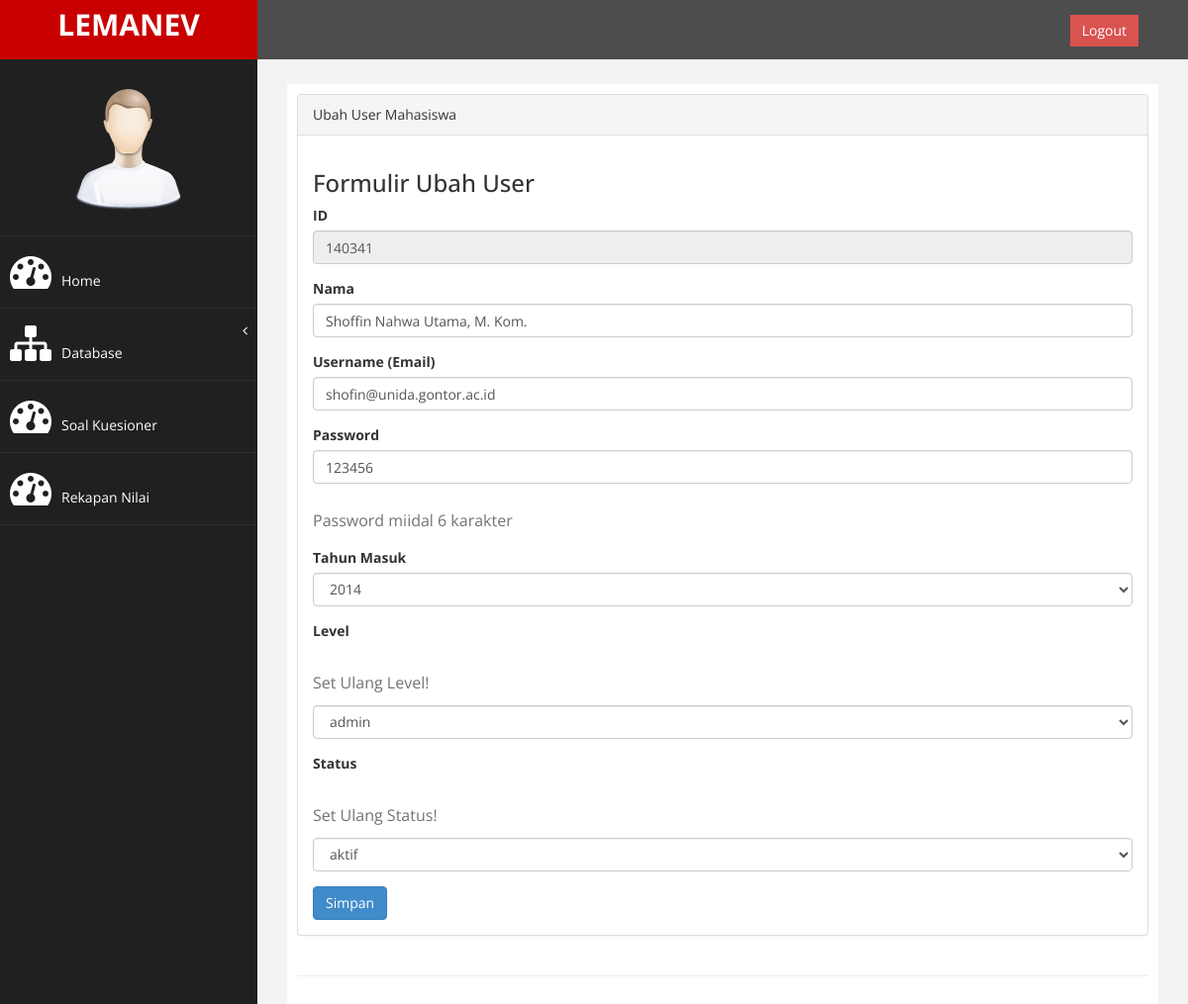
Page /index.php?page=user&aksi=ubah&id=140341 (signed in) on the committed database.
### tables this page shows
CREATE TABLE `tb_user` (
  `id` varchar(13) NOT NULL,
  `username` varchar(255) NOT NULL,
  `name` varchar(255) NOT NULL,
  `password` varchar(255) NOT NULL,
  `tahun_masuk` varchar(4) NOT NULL,
  `level` enum('admin','dosen','mahasiswa') NOT NULL,
  `status` enum('aktif','nonaktif') NOT NULL
);

### page/user/ubah.php (the view, shortened to what this page needs)
<?php
if ($_SESSION['admin']) {
    $id = $_GET['id'];
    $sql = $conn->query("select * from tb_user where id='$id'");
    $tampil = $sql->fetch_assoc();
    $tahun = $tampil['tahun_masuk'];
?>
<div class="panel panel-default">
    <div class="panel-heading">
        Ubah User Mahasiswa
    </div>
    <div class="panel-body">
        <div class="row">
            <div class="col-md-12">
                <h3>Formulir Ubah User</h3>
                <form method="POST">
                    <div class="form-group">
                        <label>ID</label>
                        <input class="form-control" name="id" value="<?= $tampil['id']; ?>" readonly />
                    </div>
                    <div class="form-group">
                        <label>Nama</label>
                        <input class="form-control" name="nama" value="<?= $tampil['name'];?>">
                    </div>
                    <div class="form-group">
                        <label>Username (Email)</label>
                        <input class="form-control" name="username" value="<?= $tampil['username'];?>">
                    </div>
                    <div class="form-group">
                        <label>Password</label>
                        <input class="form-control" name="password" value="<?= $tampil['password'];?>">
                        <p class="help-block">Password miidal 6 karakter</p>
                    </div>
                    <div class="form-group">
                        <label>Tahun Masuk</label>
                        <select class="form-control" name="tahun_masuk">
                            <?php
                            $tahun_masuk = date("Y");
                            for ($i = $tahun_masuk - 8; $i <= $tahun_masuk; $i++) {
                                if($i==$tahun){
                                    echo '<option value="'.$i.'" selected>'.$i.'</option>';
                                }else{
                                    echo '<option value="' . $i . '">' . $i . '</option>';
                                }
                            }
                            ?>
                        </select>
                    </div>
                    <div class="form-group">
                        <label>Level</label>
                        <p class="help-block">Set Ulang Level!</p>
                        <?php
                        $table_name = "tb_user";
                        $column_name = "level";
                        ?>
                        <select class="form-control" name="level">
                            <?php
                            $result = $conn->query("SELECT COLUMN_TYPE FROM INFORMATION_SCHEMA.COLUMNS WHERE TABLE_NAME = '$table_name' AND COLUMN_NAME = '$column_name'")
                                or die(mysql_error());
                            $row = mysqli_fetch_array($result);
                            $enumList = explode(",", str_replace("'", "", substr($row['COLUMN_TYPE'], 5, (strlen($row['COLUMN_TYPE']) - 6))));
                            foreach ($enumList as $value)
                                echo "<option value=" . $value . ">$value</option>";
                            ?>
                        </select>
                    </div>
                    <div class="form-group">
                        <label>Status</label>
                        <p class="help-block">Set Ulang Status!</p>
                        <?php
                        $column_name2 = "status";
                        ?>
                        <select class="form-control" name="status">
                            <?php
                            $result = $conn->query("SELECT COLUMN_TYPE FROM INFORMATION_SCHEMA.COLUMNS WHERE TABLE_NAME = '$table_name' AND COLUMN_NAME = '$column_name2'")
                                or die(mysql_error());
                            $row = mysqli_fetch_array($result);
                            $enumList = explode(",", str_replace("'", "", substr($row['COLUMN_TYPE'], 5, (strlen($row['COLUMN_TYPE']) - 6))));
                            foreach ($enumList as $value)
                                echo "<option value=" . $value . ">$value</option>";
                            ?>
                        </select>
                    </div>
                    <div><input type="submit" name="simpan" value="Simpan" class="btn btn-primary"></div>
                </form>
            </div>
        </div>
    </div>
</div>
        <?php
}else{
    header("location:login.php");
}
?>

### assets/css/custom.css (style rules this page uses)
body { font-family: 'Open Sans', sans-serif; }
p { font-size:16px; line-height:25px; padding-top:20px; }

### rows in the picture
tb_user: id "140341", nama "Shoffin Nahwa Utama, M. Kom.", username "shofin@unida.gontor.ac.id", password "123456", tahun_masuk "2014"

### other values in the picture
form field level "admin"
form field status "aktif"
